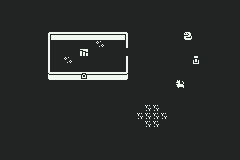

Below is a game level as drawn by its tile map, then a one-line description and the .tmx file that defines it, in full:
An orthogonal 30x20 tile map with 8x8 px tiles, 1 tile layer (Tile Layer 1).

<map version="1.10" tiledversion="1.11.2" orientation="orthogonal" renderorder="right-down" width="30" height="20" tilewidth="8" tileheight="8" infinite="0" nextlayerid="2" nextobjectid="1">
 <editorsettings>
  <export target="source/level1.lua" format="lua" />
 </editorsettings>
 <tileset firstgid="1" source="tiles.tsx" />
 <layer id="1" name="Tile Layer 1" width="30" height="20">
  <data encoding="csv">
18,18,18,18,18,18,18,18,18,18,18,18,18,18,18,18,18,18,18,18,18,18,18,18,18,18,18,18,18,18,
18,18,18,18,18,18,18,18,18,18,18,18,18,18,18,18,18,18,18,18,18,18,18,18,18,18,18,18,18,18,
18,18,18,18,18,18,18,18,18,18,18,18,18,18,18,18,18,18,18,18,18,18,18,18,18,18,18,18,18,18,
18,18,18,18,18,18,18,18,18,18,18,18,18,18,18,18,18,18,18,18,18,18,18,18,18,18,18,18,18,18,
18,18,18,18,18,18,1,2,2,2,2,2,2,2,2,4,18,18,18,18,18,18,18,21,18,18,18,18,18,18,
18,18,18,18,18,18,17,18,18,18,18,18,69,18,18,20,18,18,18,18,18,18,18,18,18,18,18,18,18,18,
18,18,18,18,18,18,17,18,18,18,53,18,18,18,18,18,18,18,18,18,18,18,18,18,18,18,18,18,18,18,
18,18,18,18,18,18,17,18,69,18,18,18,18,18,18,20,18,18,18,18,18,18,18,18,30,18,18,18,18,18,
18,18,18,18,18,18,17,18,18,18,18,18,18,18,18,20,18,18,18,18,18,18,18,18,18,18,18,18,18,18,
18,18,18,18,18,18,33,2,2,2,34,2,2,2,2,36,18,18,18,18,18,18,18,18,18,18,18,18,18,18,
18,18,18,18,18,18,18,18,18,18,18,18,18,18,18,18,18,18,18,18,18,18,22,18,18,18,18,18,18,18,
18,18,18,18,18,18,18,18,18,18,18,18,18,18,18,18,18,18,18,18,18,18,18,18,18,18,18,18,18,18,
18,18,18,18,18,18,18,18,18,18,18,18,18,18,18,18,18,18,18,18,18,18,18,18,18,18,18,18,18,18,
18,18,18,18,18,18,18,18,18,18,18,18,18,18,18,18,18,18,70,70,18,18,18,18,18,18,18,18,18,18,
18,18,18,18,18,18,18,18,18,18,18,18,18,18,18,18,18,70,70,70,70,18,18,18,18,18,18,18,18,18,
18,18,18,18,18,18,18,18,18,18,18,18,18,18,18,18,18,18,70,70,18,18,18,18,18,18,18,18,18,18,
18,18,18,18,18,18,18,18,18,18,18,18,18,18,18,18,18,18,18,18,18,18,18,18,18,18,18,18,18,18,
18,18,18,18,18,18,18,18,18,18,18,18,18,18,18,18,18,18,18,18,18,18,18,18,18,18,18,18,18,18,
18,18,18,18,18,18,18,18,18,18,18,18,18,18,18,18,18,18,18,18,18,18,18,18,18,18,18,18,18,18,
18,18,18,18,18,18,18,18,18,18,18,18,18,18,18,18,18,18,18,18,18,18,18,18,18,18,18,18,18,18
</data>
 </layer>
</map>
